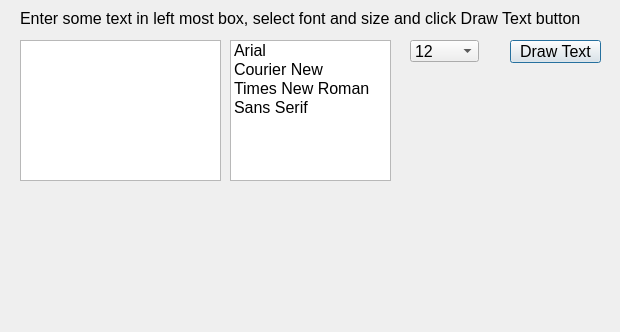
<?xml version="1.0" encoding="UTF-8"?>
<ui version="4.0">
 <class>Dialog</class>
 <widget class="QDialog" name="Dialog">
  <property name="geometry">
   <rect>
    <x>0</x>
    <y>0</y>
    <width>620</width>
    <height>332</height>
   </rect>
  </property>
  <property name="windowTitle">
   <string>Dialog</string>
  </property>
  <widget class="QTextEdit" name="textEdit">
   <property name="geometry">
    <rect>
     <x>20</x>
     <y>40</y>
     <width>201</width>
     <height>141</height>
    </rect>
   </property>
   <property name="font">
    <font>
     <pointsize>12</pointsize>
    </font>
   </property>
  </widget>
  <widget class="QListWidget" name="listWidgetFont">
   <property name="geometry">
    <rect>
     <x>230</x>
     <y>40</y>
     <width>161</width>
     <height>141</height>
    </rect>
   </property>
   <property name="font">
    <font>
     <pointsize>12</pointsize>
    </font>
   </property>
   <item>
    <property name="text">
     <string>Arial</string>
    </property>
   </item>
   <item>
    <property name="text">
     <string>Courier New</string>
    </property>
   </item>
   <item>
    <property name="text">
     <string>Times New Roman</string>
    </property>
   </item>
   <item>
    <property name="text">
     <string>Sans Serif</string>
    </property>
   </item>
  </widget>
  <widget class="QComboBox" name="comboBoxFontSize">
   <property name="geometry">
    <rect>
     <x>410</x>
     <y>40</y>
     <width>69</width>
     <height>22</height>
    </rect>
   </property>
   <property name="font">
    <font>
     <pointsize>12</pointsize>
    </font>
   </property>
   <item>
    <property name="text">
     <string>12</string>
    </property>
   </item>
   <item>
    <property name="text">
     <string>14</string>
    </property>
   </item>
   <item>
    <property name="text">
     <string>16</string>
    </property>
   </item>
   <item>
    <property name="text">
     <string>18</string>
    </property>
   </item>
   <item>
    <property name="text">
     <string>20</string>
    </property>
   </item>
  </widget>
  <widget class="QPushButton" name="pushButtonDrawText">
   <property name="geometry">
    <rect>
     <x>510</x>
     <y>40</y>
     <width>91</width>
     <height>23</height>
    </rect>
   </property>
   <property name="font">
    <font>
     <pointsize>12</pointsize>
    </font>
   </property>
   <property name="text">
    <string>Draw Text</string>
   </property>
  </widget>
  <widget class="QLabel" name="label">
   <property name="geometry">
    <rect>
     <x>20</x>
     <y>10</y>
     <width>581</width>
     <height>16</height>
    </rect>
   </property>
   <property name="font">
    <font>
     <pointsize>12</pointsize>
    </font>
   </property>
   <property name="text">
    <string>Enter some text in left most box, select font and size and click Draw Text button</string>
   </property>
  </widget>
 </widget>
 <resources/>
 <connections/>
</ui>
